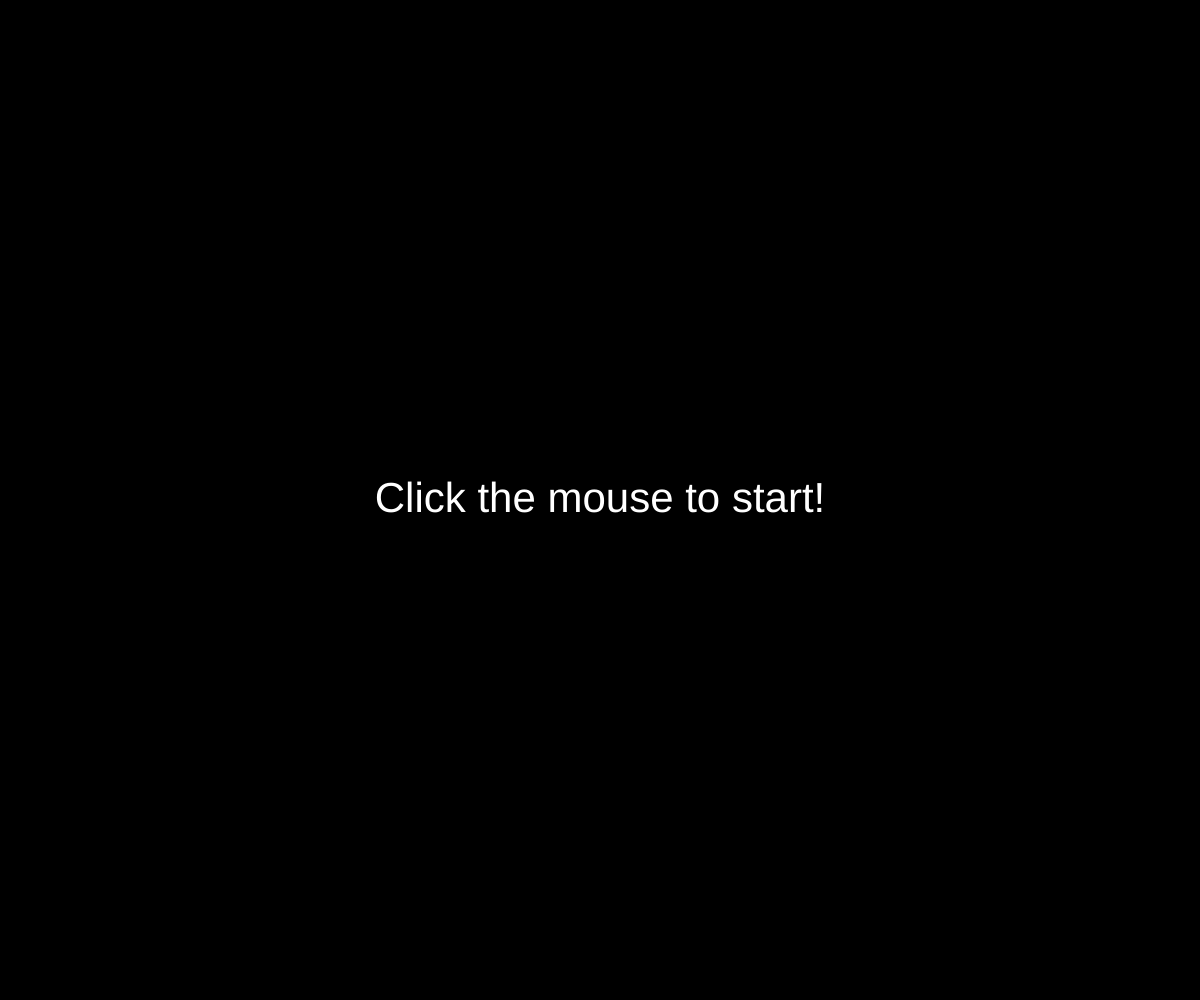
Frame 1 (no input)
Frame 60 (no input): identical to frame 1, image omitted
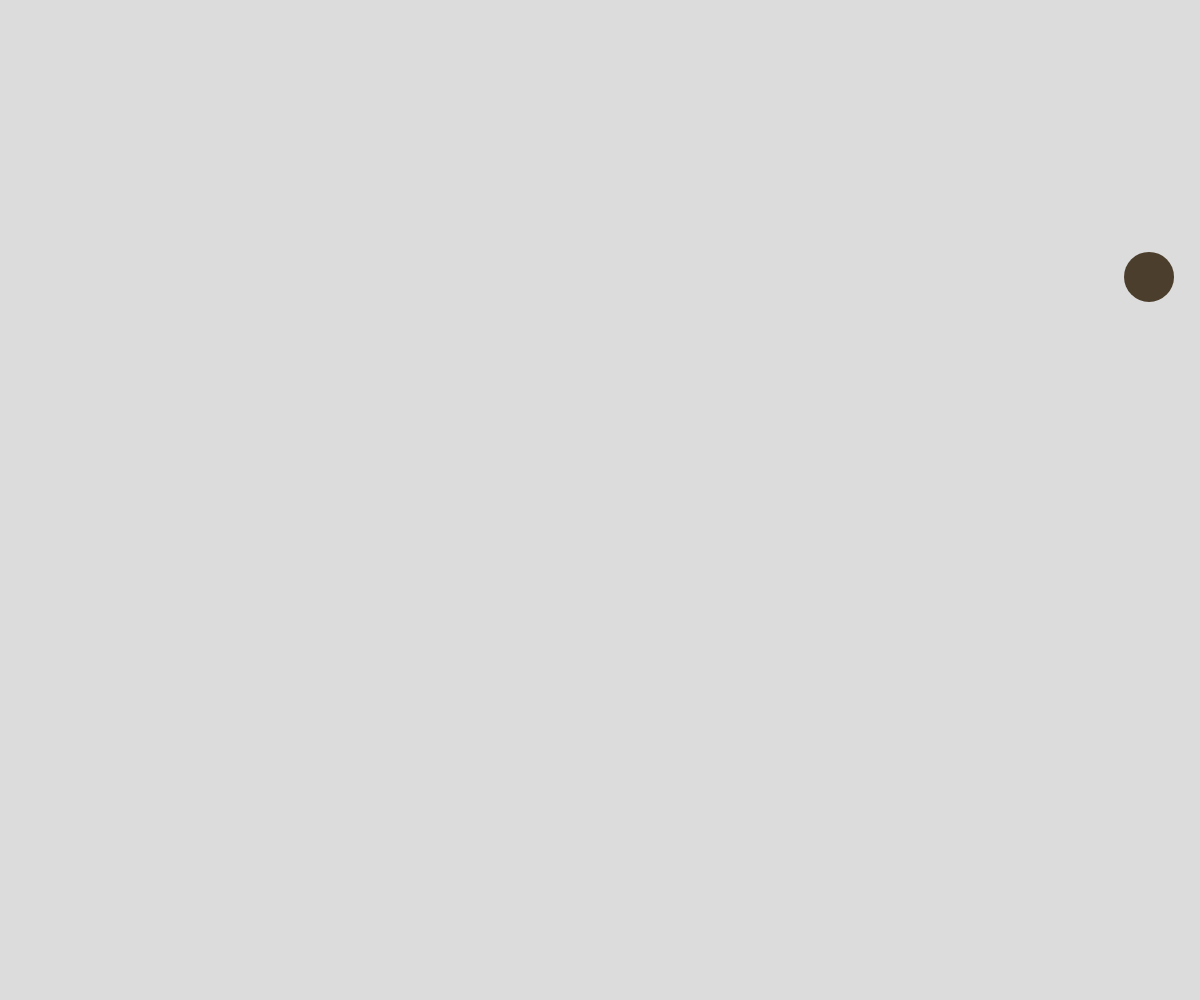
Frame 120 (the mouse pressed at the canvas centre since frame 60)

The p5.js sketch that drew these frames (run headless with seeded random() and noise() and a simulated clock; from frame 60 on, the mouse is pressed at the canvas centre):

// p5.js sketch
// ── sketch.js
// Project Title
// Your Name
// Date
//
// Extra for Experts:
// - describe what you did to take this project "above and beyond"


let x;
let y;
let dx;
let dy;
let radius = 25;
let randR;
let randG;
let randB;
let state = "start screen";

function setup() {
  createCanvas(windowWidth, windowHeight);
  x = width/2;
  y = height/2;
  noStroke();
  randColor();
  randVelo();
}

function draw() {
  if (state === "start screen") {
    background("black");
    showInstructions();
  }
  else if (state === "bouncing ball") {
    background(220);
    drawCircle();
    moveCircle();
    bounceCircle();
  }
}

function showInstructions() {
  fill("white");
  textSize(42);
  textAlign(CENTER, CENTER);
  text("Click the mouse to start!", width/2, height/2);
}

function mousePressed() {
  if (state === "start screen") {
    state = "bouncing ball";
  }
  else if (state === "bouncing ball") {
    state = "start screen";
  }
}

function drawCircle() {
  // display circle
  fill(randR, randG, randB);
  circle(x, y, 2*radius);
}

function moveCircle() {
  // move circle
  x += dx;
  y += dy;
}

function bounceCircle() {
  //bounce circle
  if (x + radius >= width || x - radius <= 0) {
    randColor();
    dx = -1 * dx;
  }
  if (y + radius >= height || y - radius <= 0) {
    randColor();
    dy= -1 * dy;
  }
}

//randomly change velocity everytime program runs
function randVelo() {
  dx = random(1,25);
  dy = random(1,25);
}
//randomly change circle colour upon wall contact
function randColor() {
  randR = random(0,255);
  randG = random(0,255);
  randB = random(0,255);
}
